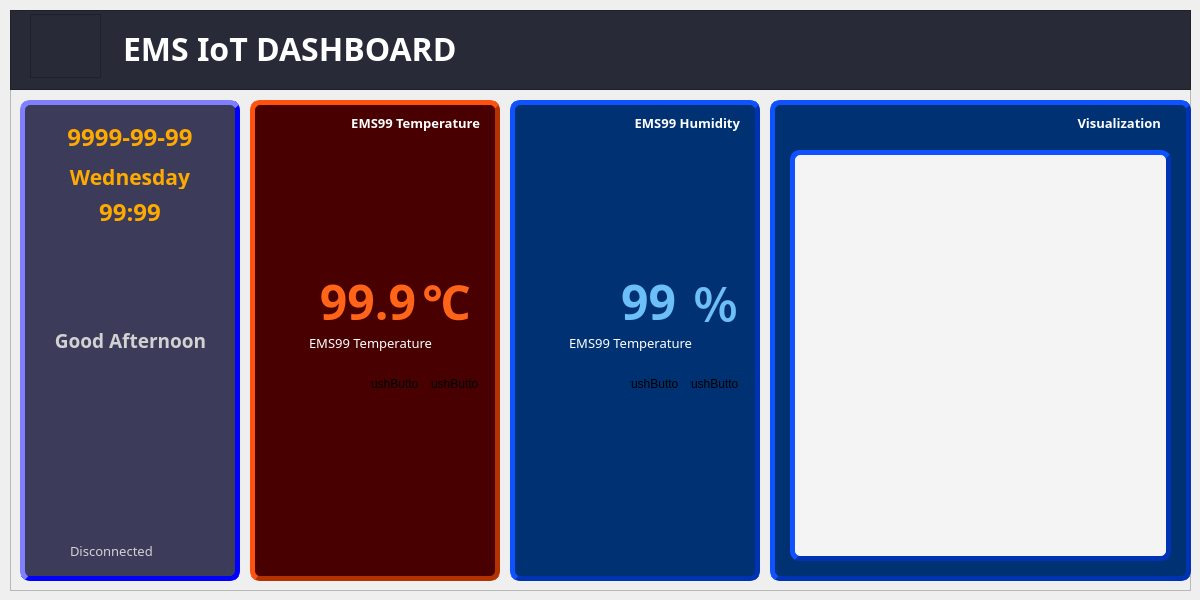
<?xml version="1.0" encoding="UTF-8"?>
<ui version="4.0">
 <class>MainWindow</class>
 <widget class="QMainWindow" name="MainWindow">
  <property name="geometry">
   <rect>
    <x>0</x>
    <y>0</y>
    <width>1200</width>
    <height>600</height>
   </rect>
  </property>
  <property name="sizePolicy">
   <sizepolicy hsizetype="Fixed" vsizetype="Fixed">
    <horstretch>0</horstretch>
    <verstretch>0</verstretch>
   </sizepolicy>
  </property>
  <property name="minimumSize">
   <size>
    <width>1200</width>
    <height>600</height>
   </size>
  </property>
  <property name="maximumSize">
   <size>
    <width>1200</width>
    <height>600</height>
   </size>
  </property>
  <property name="baseSize">
   <size>
    <width>1200</width>
    <height>600</height>
   </size>
  </property>
  <property name="font">
   <font>
    <family>나눔고딕코딩</family>
   </font>
  </property>
  <property name="windowTitle">
   <string>EMS SCADA</string>
  </property>
  <property name="iconSize">
   <size>
    <width>64</width>
    <height>64</height>
   </size>
  </property>
  <widget class="QWidget" name="centralwidget">
   <widget class="QFrame" name="totalFrame">
    <property name="geometry">
     <rect>
      <x>10</x>
      <y>10</y>
      <width>1181</width>
      <height>581</height>
     </rect>
    </property>
    <property name="frameShape">
     <enum>QFrame::StyledPanel</enum>
    </property>
    <property name="frameShadow">
     <enum>QFrame::Raised</enum>
    </property>
    <widget class="QFrame" name="headFrame">
     <property name="geometry">
      <rect>
       <x>0</x>
       <y>0</y>
       <width>1181</width>
       <height>80</height>
      </rect>
     </property>
     <property name="styleSheet">
      <string notr="true">background-color: rgb(41, 42, 55);</string>
     </property>
     <property name="frameShape">
      <enum>QFrame::StyledPanel</enum>
     </property>
     <property name="frameShadow">
      <enum>QFrame::Raised</enum>
     </property>
     <widget class="QFrame" name="iconFrame">
      <property name="geometry">
       <rect>
        <x>20</x>
        <y>4</y>
        <width>71</width>
        <height>64</height>
       </rect>
      </property>
      <property name="styleSheet">
       <string notr="true">background-image: url(:/iot);
background-repeat: no-repeat</string>
      </property>
      <property name="frameShape">
       <enum>QFrame::StyledPanel</enum>
      </property>
      <property name="frameShadow">
       <enum>QFrame::Raised</enum>
      </property>
     </widget>
     <widget class="QLabel" name="IoTTitle">
      <property name="geometry">
       <rect>
        <x>113</x>
        <y>6</y>
        <width>371</width>
        <height>64</height>
       </rect>
      </property>
      <property name="font">
       <font>
        <family>나눔고딕코딩</family>
        <pointsize>24</pointsize>
        <weight>75</weight>
        <bold>true</bold>
       </font>
      </property>
      <property name="styleSheet">
       <string notr="true">color: rgb(255, 255, 255);</string>
      </property>
      <property name="text">
       <string>EMS IoT DASHBOARD</string>
      </property>
     </widget>
    </widget>
    <widget class="QFrame" name="greetingFrame">
     <property name="geometry">
      <rect>
       <x>10</x>
       <y>90</y>
       <width>220</width>
       <height>481</height>
      </rect>
     </property>
     <property name="font">
      <font>
       <family>나눔고딕코딩</family>
      </font>
     </property>
     <property name="styleSheet">
      <string notr="true">background-color: rgb(60, 60, 90);
border-style: outset;
border-width:5px;
border-color: rgb(0, 0, 255);
border-radius:10px;</string>
     </property>
     <property name="frameShape">
      <enum>QFrame::StyledPanel</enum>
     </property>
     <property name="frameShadow">
      <enum>QFrame::Raised</enum>
     </property>
     <widget class="QFrame" name="weatherFrame">
      <property name="geometry">
       <rect>
        <x>78</x>
        <y>143</y>
        <width>64</width>
        <height>64</height>
       </rect>
      </property>
      <property name="styleSheet">
       <string notr="true">background-image: url(:/sun);
background-repeat: none;
border: none;</string>
      </property>
      <property name="frameShape">
       <enum>QFrame::StyledPanel</enum>
      </property>
      <property name="frameShadow">
       <enum>QFrame::Raised</enum>
      </property>
     </widget>
     <widget class="QLabel" name="lblDate">
      <property name="geometry">
       <rect>
        <x>35</x>
        <y>24</y>
        <width>150</width>
        <height>25</height>
       </rect>
      </property>
      <property name="font">
       <font>
        <family>나눔고딕코딩</family>
        <pointsize>18</pointsize>
        <weight>75</weight>
        <bold>true</bold>
       </font>
      </property>
      <property name="styleSheet">
       <string notr="true">color: rgb(255, 170, 0);
border: none;
</string>
      </property>
      <property name="text">
       <string>9999-99-99</string>
      </property>
      <property name="alignment">
       <set>Qt::AlignCenter</set>
      </property>
     </widget>
     <widget class="QLabel" name="lblDay">
      <property name="geometry">
       <rect>
        <x>35</x>
        <y>99</y>
        <width>150</width>
        <height>25</height>
       </rect>
      </property>
      <property name="font">
       <font>
        <family>나눔고딕코딩</family>
        <pointsize>18</pointsize>
        <weight>75</weight>
        <bold>true</bold>
       </font>
      </property>
      <property name="styleSheet">
       <string notr="true">color: rgb(255, 170, 0);
border: none;
</string>
      </property>
      <property name="text">
       <string>99:99</string>
      </property>
      <property name="alignment">
       <set>Qt::AlignCenter</set>
      </property>
     </widget>
     <widget class="QLabel" name="lblTime">
      <property name="geometry">
       <rect>
        <x>35</x>
        <y>64</y>
        <width>150</width>
        <height>25</height>
       </rect>
      </property>
      <property name="font">
       <font>
        <family>나눔고딕코딩</family>
        <pointsize>16</pointsize>
        <weight>75</weight>
        <bold>true</bold>
       </font>
      </property>
      <property name="styleSheet">
       <string notr="true">color: rgb(255, 170, 0);
border: none;
</string>
      </property>
      <property name="text">
       <string>Wednesday</string>
      </property>
      <property name="alignment">
       <set>Qt::AlignCenter</set>
      </property>
     </widget>
     <widget class="QLabel" name="lblGreeting">
      <property name="geometry">
       <rect>
        <x>25</x>
        <y>228</y>
        <width>171</width>
        <height>25</height>
       </rect>
      </property>
      <property name="font">
       <font>
        <family>나눔고딕코딩</family>
        <pointsize>14</pointsize>
        <weight>75</weight>
        <bold>true</bold>
       </font>
      </property>
      <property name="styleSheet">
       <string notr="true">color: rgb(210, 210, 210);
border: none;
</string>
      </property>
      <property name="frameShape">
       <enum>QFrame::NoFrame</enum>
      </property>
      <property name="text">
       <string>Good Afternoon</string>
      </property>
      <property name="alignment">
       <set>Qt::AlignCenter</set>
      </property>
     </widget>
     <widget class="QFrame" name="connFrame">
      <property name="geometry">
       <rect>
        <x>17</x>
        <y>439</y>
        <width>24</width>
        <height>24</height>
       </rect>
      </property>
      <property name="styleSheet">
       <string notr="true">background-image: url(:/red);
background-repeat: none;
border: none;</string>
      </property>
      <property name="frameShape">
       <enum>QFrame::StyledPanel</enum>
      </property>
      <property name="frameShadow">
       <enum>QFrame::Raised</enum>
      </property>
     </widget>
     <widget class="QLabel" name="lblStatus">
      <property name="geometry">
       <rect>
        <x>50</x>
        <y>438</y>
        <width>111</width>
        <height>25</height>
       </rect>
      </property>
      <property name="font">
       <font>
        <family>나눔고딕코딩</family>
        <pointsize>10</pointsize>
       </font>
      </property>
      <property name="styleSheet">
       <string notr="true">color: rgb(210, 210, 210);
border: none;
</string>
      </property>
      <property name="frameShape">
       <enum>QFrame::NoFrame</enum>
      </property>
      <property name="text">
       <string>Disconnected</string>
      </property>
      <property name="alignment">
       <set>Qt::AlignLeading|Qt::AlignLeft|Qt::AlignVCenter</set>
      </property>
     </widget>
    </widget>
    <widget class="QFrame" name="tempFrame">
     <property name="geometry">
      <rect>
       <x>240</x>
       <y>90</y>
       <width>250</width>
       <height>481</height>
      </rect>
     </property>
     <property name="font">
      <font>
       <family>나눔고딕코딩</family>
      </font>
     </property>
     <property name="styleSheet">
      <string notr="true">background-color: rgb(72, 0, 0);
border-style: outset;
border-width:5px;
border-color: rgb(180, 50, 0);
border-radius:10px;</string>
     </property>
     <property name="frameShape">
      <enum>QFrame::StyledPanel</enum>
     </property>
     <property name="frameShadow">
      <enum>QFrame::Raised</enum>
     </property>
     <widget class="QFrame" name="tempiconFrame">
      <property name="geometry">
       <rect>
        <x>10</x>
        <y>40</y>
        <width>141</width>
        <height>131</height>
       </rect>
      </property>
      <property name="styleSheet">
       <string notr="true">background-image: url(:/temp);
background-repeat: none;
border: none;</string>
      </property>
      <property name="frameShape">
       <enum>QFrame::StyledPanel</enum>
      </property>
      <property name="frameShadow">
       <enum>QFrame::Raised</enum>
      </property>
     </widget>
     <widget class="QLabel" name="lblTempTitle">
      <property name="geometry">
       <rect>
        <x>80</x>
        <y>10</y>
        <width>150</width>
        <height>25</height>
       </rect>
      </property>
      <property name="font">
       <font>
        <family>나눔고딕코딩</family>
        <pointsize>10</pointsize>
        <weight>75</weight>
        <bold>true</bold>
       </font>
      </property>
      <property name="styleSheet">
       <string notr="true">color: rgb(255, 255, 255);
border: none;
</string>
      </property>
      <property name="text">
       <string>EMS99 Temperature</string>
      </property>
      <property name="alignment">
       <set>Qt::AlignRight|Qt::AlignTrailing|Qt::AlignVCenter</set>
      </property>
     </widget>
     <widget class="QLabel" name="lblCurrTemp">
      <property name="geometry">
       <rect>
        <x>45</x>
        <y>170</y>
        <width>121</width>
        <height>62</height>
       </rect>
      </property>
      <property name="font">
       <font>
        <family>나눔고딕코딩</family>
        <pointsize>36</pointsize>
        <weight>75</weight>
        <bold>true</bold>
       </font>
      </property>
      <property name="styleSheet">
       <string notr="true">color: rgb(255, 100, 25);
border: none;
</string>
      </property>
      <property name="text">
       <string>99.9</string>
      </property>
      <property name="alignment">
       <set>Qt::AlignRight|Qt::AlignTrailing|Qt::AlignVCenter</set>
      </property>
     </widget>
     <widget class="QLabel" name="lblCurrTemp_2">
      <property name="geometry">
       <rect>
        <x>170</x>
        <y>170</y>
        <width>51</width>
        <height>62</height>
       </rect>
      </property>
      <property name="font">
       <font>
        <family>나눔고딕코딩</family>
        <pointsize>36</pointsize>
        <weight>75</weight>
        <bold>true</bold>
       </font>
      </property>
      <property name="styleSheet">
       <string notr="true">color: rgb(255, 100, 25);
border: none;
</string>
      </property>
      <property name="text">
       <string>℃</string>
      </property>
      <property name="alignment">
       <set>Qt::AlignRight|Qt::AlignTrailing|Qt::AlignVCenter</set>
      </property>
     </widget>
     <widget class="QPushButton" name="btnTempStop">
      <property name="geometry">
       <rect>
        <x>180</x>
        <y>260</y>
        <width>48</width>
        <height>48</height>
       </rect>
      </property>
      <property name="styleSheet">
       <string notr="true">border-style: none;
background-image: url(:/stop);
background-repeat: no-repeat;</string>
      </property>
      <property name="text">
       <string>PushButton</string>
      </property>
     </widget>
     <widget class="QLabel" name="lblTempAlarm">
      <property name="geometry">
       <rect>
        <x>50</x>
        <y>230</y>
        <width>141</width>
        <height>25</height>
       </rect>
      </property>
      <property name="font">
       <font>
        <family>나눔고딕코딩</family>
        <pointsize>10</pointsize>
       </font>
      </property>
      <property name="styleSheet">
       <string notr="true">color: rgb(255, 255, 255);
border: none;
</string>
      </property>
      <property name="text">
       <string>EMS99 Temperature</string>
      </property>
      <property name="alignment">
       <set>Qt::AlignCenter</set>
      </property>
     </widget>
     <widget class="QPushButton" name="btnTempAlarm">
      <property name="geometry">
       <rect>
        <x>120</x>
        <y>260</y>
        <width>48</width>
        <height>48</height>
       </rect>
      </property>
      <property name="styleSheet">
       <string notr="true">border-style: none;
background-image: url(:/alarm);
background-repeat: no-repeat;</string>
      </property>
      <property name="text">
       <string>PushButton</string>
      </property>
     </widget>
    </widget>
    <widget class="QFrame" name="HumidFrame">
     <property name="geometry">
      <rect>
       <x>500</x>
       <y>90</y>
       <width>250</width>
       <height>481</height>
      </rect>
     </property>
     <property name="font">
      <font>
       <family>나눔고딕코딩</family>
      </font>
     </property>
     <property name="styleSheet">
      <string notr="true">background-color: rgb(0, 50, 115);
border-style: outset;
border-width:5px;
border-color: rgb(0, 50, 180);
border-radius:10px;</string>
     </property>
     <property name="frameShape">
      <enum>QFrame::StyledPanel</enum>
     </property>
     <property name="frameShadow">
      <enum>QFrame::Raised</enum>
     </property>
     <widget class="QFrame" name="HumidiconFrame_2">
      <property name="geometry">
       <rect>
        <x>10</x>
        <y>40</y>
        <width>141</width>
        <height>131</height>
       </rect>
      </property>
      <property name="styleSheet">
       <string notr="true">background-image: url(:/humid);
background-repeat: none;
border: none;</string>
      </property>
      <property name="frameShape">
       <enum>QFrame::StyledPanel</enum>
      </property>
      <property name="frameShadow">
       <enum>QFrame::Raised</enum>
      </property>
     </widget>
     <widget class="QLabel" name="lblHumidTitle">
      <property name="geometry">
       <rect>
        <x>109</x>
        <y>10</y>
        <width>121</width>
        <height>25</height>
       </rect>
      </property>
      <property name="font">
       <font>
        <family>나눔고딕코딩</family>
        <pointsize>10</pointsize>
        <weight>75</weight>
        <bold>true</bold>
       </font>
      </property>
      <property name="styleSheet">
       <string notr="true">color: rgb(255, 255, 255);
border: none;
</string>
      </property>
      <property name="text">
       <string>EMS99 Humidity</string>
      </property>
      <property name="alignment">
       <set>Qt::AlignRight|Qt::AlignTrailing|Qt::AlignVCenter</set>
      </property>
     </widget>
     <widget class="QLabel" name="lblCurrHumid">
      <property name="geometry">
       <rect>
        <x>105</x>
        <y>170</y>
        <width>61</width>
        <height>62</height>
       </rect>
      </property>
      <property name="font">
       <font>
        <family>나눔고딕코딩</family>
        <pointsize>36</pointsize>
        <weight>75</weight>
        <bold>true</bold>
       </font>
      </property>
      <property name="styleSheet">
       <string notr="true">color: rgb(108, 191, 248);
border: none;
</string>
      </property>
      <property name="text">
       <string>99</string>
      </property>
      <property name="alignment">
       <set>Qt::AlignRight|Qt::AlignTrailing|Qt::AlignVCenter</set>
      </property>
     </widget>
     <widget class="QLabel" name="lblCurrHumid_2">
      <property name="geometry">
       <rect>
        <x>167</x>
        <y>172</y>
        <width>61</width>
        <height>61</height>
       </rect>
      </property>
      <property name="font">
       <font>
        <family>나눔고딕코딩</family>
        <pointsize>34</pointsize>
        <weight>75</weight>
        <bold>true</bold>
       </font>
      </property>
      <property name="styleSheet">
       <string notr="true">color: rgb(108, 191, 248);
border: none;
</string>
      </property>
      <property name="text">
       <string>％</string>
      </property>
      <property name="alignment">
       <set>Qt::AlignRight|Qt::AlignTrailing|Qt::AlignVCenter</set>
      </property>
     </widget>
     <widget class="QLabel" name="lblTempAlarm_2">
      <property name="geometry">
       <rect>
        <x>50</x>
        <y>230</y>
        <width>141</width>
        <height>25</height>
       </rect>
      </property>
      <property name="font">
       <font>
        <family>나눔고딕코딩</family>
        <pointsize>10</pointsize>
       </font>
      </property>
      <property name="styleSheet">
       <string notr="true">color: rgb(255, 255, 255);
border: none;
</string>
      </property>
      <property name="text">
       <string>EMS99 Temperature</string>
      </property>
      <property name="alignment">
       <set>Qt::AlignCenter</set>
      </property>
     </widget>
     <widget class="QPushButton" name="btnHumidAlarm">
      <property name="geometry">
       <rect>
        <x>120</x>
        <y>260</y>
        <width>48</width>
        <height>48</height>
       </rect>
      </property>
      <property name="styleSheet">
       <string notr="true">border-style: none;
background-image: url(:/alarm);
background-repeat: no-repeat;</string>
      </property>
      <property name="text">
       <string>PushButton</string>
      </property>
     </widget>
     <widget class="QPushButton" name="btnHumidStop">
      <property name="geometry">
       <rect>
        <x>180</x>
        <y>260</y>
        <width>48</width>
        <height>48</height>
       </rect>
      </property>
      <property name="styleSheet">
       <string notr="true">border-style: none;
background-image: url(:/stop);
background-repeat: no-repeat;</string>
      </property>
      <property name="text">
       <string>PushButton</string>
      </property>
     </widget>
     <zorder>HumidiconFrame_2</zorder>
     <zorder>lblHumidTitle</zorder>
     <zorder>lblCurrHumid</zorder>
     <zorder>lblCurrHumid_2</zorder>
     <zorder>btnHumidAlarm</zorder>
     <zorder>btnHumidStop</zorder>
     <zorder>lblTempAlarm_2</zorder>
    </widget>
    <widget class="QFrame" name="HumidFrame_2">
     <property name="geometry">
      <rect>
       <x>760</x>
       <y>90</y>
       <width>421</width>
       <height>481</height>
      </rect>
     </property>
     <property name="font">
      <font>
       <family>나눔고딕코딩</family>
      </font>
     </property>
     <property name="styleSheet">
      <string notr="true">background-color: rgb(0, 50, 115);
border-style: outset;
border-width:5px;
border-color: rgb(0, 50, 180);
border-radius:10px;</string>
     </property>
     <property name="frameShape">
      <enum>QFrame::StyledPanel</enum>
     </property>
     <property name="frameShadow">
      <enum>QFrame::Raised</enum>
     </property>
     <widget class="QLabel" name="lblChart">
      <property name="geometry">
       <rect>
        <x>280</x>
        <y>10</y>
        <width>111</width>
        <height>25</height>
       </rect>
      </property>
      <property name="font">
       <font>
        <family>나눔고딕코딩</family>
        <pointsize>10</pointsize>
        <weight>75</weight>
        <bold>true</bold>
       </font>
      </property>
      <property name="styleSheet">
       <string notr="true">color: rgb(255, 255, 255);
border: none;
</string>
      </property>
      <property name="text">
       <string>Visualization</string>
      </property>
      <property name="alignment">
       <set>Qt::AlignRight|Qt::AlignTrailing|Qt::AlignVCenter</set>
      </property>
     </widget>
     <widget class="QChartView" name="dataView" native="true">
      <property name="geometry">
       <rect>
        <x>20</x>
        <y>50</y>
        <width>381</width>
        <height>411</height>
       </rect>
      </property>
      <property name="styleSheet">
       <string notr="true">background-color: rgb(244, 244, 244);
border width: 2pc;</string>
      </property>
     </widget>
    </widget>
   </widget>
  </widget>
 </widget>
 <customwidgets>
  <customwidget>
   <class>QChartView</class>
   <extends>QWidget</extends>
   <header>PyQt5.QtChart</header>
   <container>1</container>
  </customwidget>
 </customwidgets>
 <resources>
  <include location="dashboard.qrc"/>
 </resources>
 <connections/>
</ui>
